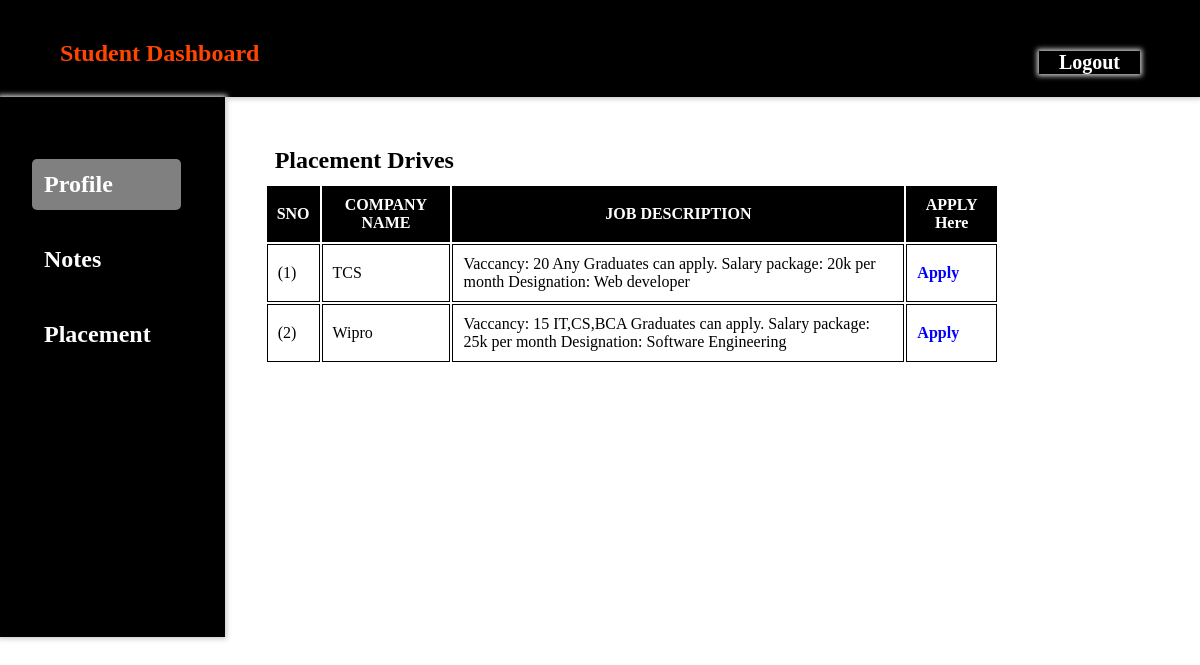
The app's page /placement.php with its own data.
### tables this page shows
CREATE TABLE `placement_notice` (
  `id` int(11) NOT NULL,
  `company_name` varchar(100) NOT NULL,
  `eligibility` varchar(10000) NOT NULL,
  `link` varchar(500) NOT NULL
);

### placement.php (the view, shortened to what this page needs)
<?php
include 'connect.php';
?>
<!DOCTYPE html>
<html>
<head>
	<link rel="stylesheet" type="text/css" href="stu.css">
</head>
<body>
	<div class="header">
		<h2 style="color: orangered;"><b>Student Dashboard</b></h2>
		<div class="logout">
			<a href="logout.php" style="color:white;font-size: 20px;padding: 50px 50px 0px 20px;">Logout</a>
		</div>
	</div>
	<div class="container">
		<div class="menu">
			<ul>
				<li class="active"><a href="stu_logged.php">Profile</a></li>
				<li><a href="notes.php">Notes</a></li>
				<li><a href="placement.php">Placement</a></li>
			</ul>
	    </div>
		<div class="content" id="placement">
			<caption><h2>Placement Drives</h2></caption>
			<table>
			<tbody>
				<?php
					$sql="select * from placement_notice";
					$result=mysqli_query($con,$sql);
					if($result->num_rows>0){
						echo "<table>
							<tr>
								<th>SNO</th>
								<th>COMPANY NAME</th>
								<th>JOB DESCRIPTION</th>
								<th>APPLY Here</th>
							</tr>
						";
						$i=0;
						while($row=$result->fetch_assoc())
						{
							$i++;
							echo"<tr>";
							echo"<td>($i)</td>";
							echo"<td>{$row["company_name"]}</td>";
							echo"<td>{$row["eligibility"]}</td>";
							echo"<td><a href='{$row["link"]}' target='_blank'>Apply</a></td>";
							echo"</tr>";
						}
						echo"</table>";
					}
				?>
			</tbody>
	    </div>
	</div>
</body>
</html>

### stu.css (style rules this page uses)
* { padding: 0; margin: 0; margin-bottom: 0; margin-left: 0; margin-right: 0; margin-top: 0; padding-bottom: 0; padding-left: 0; padding-right: 0; padding-top: 0; }
body { background-size: cover; box-sizing: border-box; font-family: serif,sans-serif; }
.menu a { text-decoration: none; color: white; font-weight: bold; margin-right: -30px; }
a { text-decoration: none; color: blue; font-weight: bold; margin-right: -30px; }
.header { background-color: black; padding: 30px 60px 20px 50px; //top right bottom left box-sizing: border-box; box-shadow: 0px 0px 5px 2px #ccc; }
.logout { float: right; position: relative; top: -26px; box-sizing: border-box; box-shadow: 0px 0px 5px 2px #ccc; }
.menu { background-color: black; height: 540px; padding: 50px 80px 0px 20px; box-sizing: border-box; box-shadow: 0px 0px 5px 2px #ccc; font-size: 24px; position: sticky; }
.menu ul { display: flex; flex-direction: column; list-style: none; }
.menu ul li { width: 100%; margin: 12px; padding: 12px; }
.active { background-color: gray; border-radius: 5px; }
.container { display: flex; }
.content { padding: 15px; }

### placement.php (style rules this page uses)
.content { padding: 40px; }
h2 { padding: 10px; }
th { padding: 10px; color: white; background-color: black; }
td { padding: 10px; border: 1px solid black; }

### records on screen
placement_notice: company_name "TCS", eligibility "Vaccancy: 20 Any Graduates can apply. Salary package: 20k per month Designation: Web developer"
placement_notice: company_name "Wipro", eligibility "Vaccancy: 15 IT,CS,BCA Graduates can apply. Salary package: 25k per month Designation: Software Engineering"
